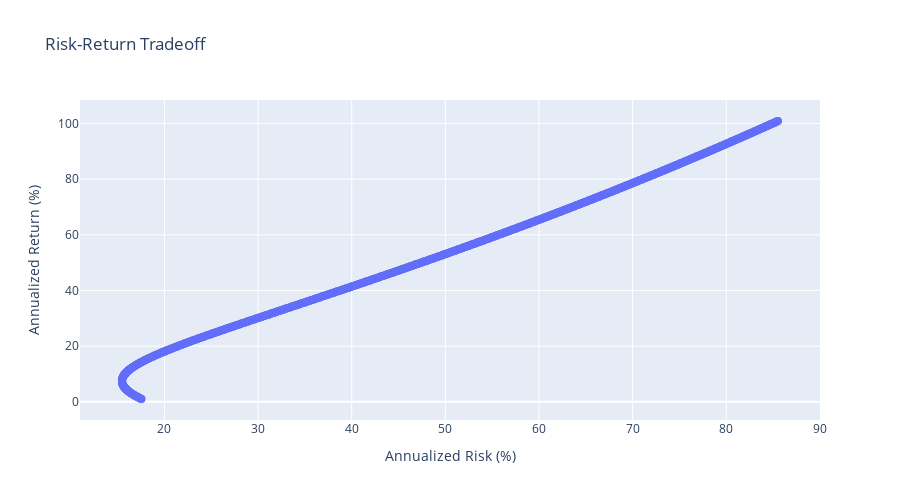
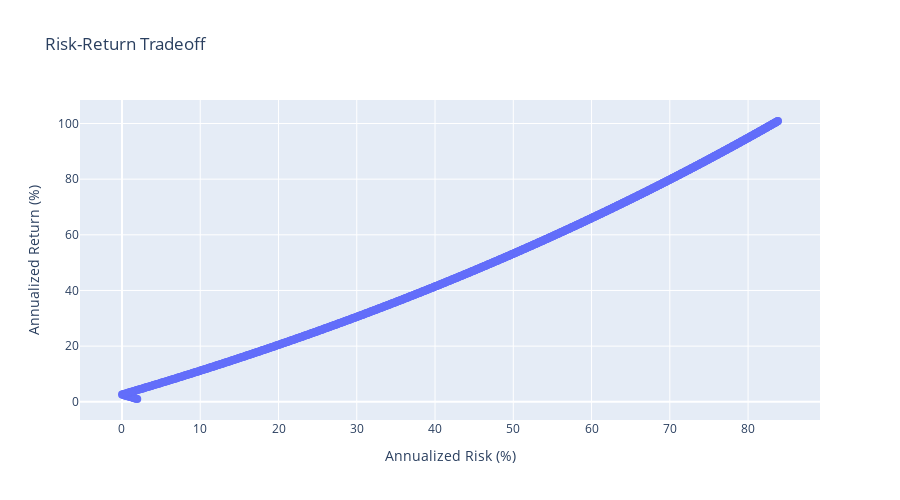

These figures' notebook cell, in order:
### Code cell
def plot_risk_return(risks, returns):
    fig = go.Figure()
    fig.add_trace(go.Scatter(
        x=risks,
        y=returns,
        mode='markers',
        marker=dict(size=8),
    ))
    fig.update_layout(
        xaxis_title='Annualized Risk (%)',
        yaxis_title='Annualized Return (%)',
        title='Risk-Return Tradeoff'
    )
    fig.update_layout(
        height=500,
    ).show()

plot_risk_return(annualized_risks, annualized_returns)
plot_risk_return(annualized_risks_rf, annualized_returns)

### Figure 1 — Plotly figure (JSON) as saved in the notebook; plotly's stock layout.template omitted (floating-point values rounded to 4 significant figures; data arrays with more than 128 entries replaced by an {"elided": "..."} marker saying what was removed)
{"data": [{"marker": {"size": 8}, "mode": "markers", "type": "scatter", "x": {"elided": "1000 float values"}, "y": {"elided": "1000 float values"}}], "layout": {"height": 500, "title": {"text": "Risk-Return Tradeoff"}, "xaxis": {"title": {"text": "Annualized Risk (%)"}}, "yaxis": {"title": {"text": "Annualized Return (%)"}}}}

### Figure 2 — Plotly figure (JSON) as saved in the notebook; plotly's stock layout.template omitted (floating-point values rounded to 4 significant figures; data arrays with more than 128 entries replaced by an {"elided": "..."} marker saying what was removed)
{"data": [{"marker": {"size": 8}, "mode": "markers", "type": "scatter", "x": {"elided": "1000 float values"}, "y": {"elided": "1000 float values"}}], "layout": {"height": 500, "title": {"text": "Risk-Return Tradeoff"}, "xaxis": {"title": {"text": "Annualized Risk (%)"}}, "yaxis": {"title": {"text": "Annualized Return (%)"}}}}
